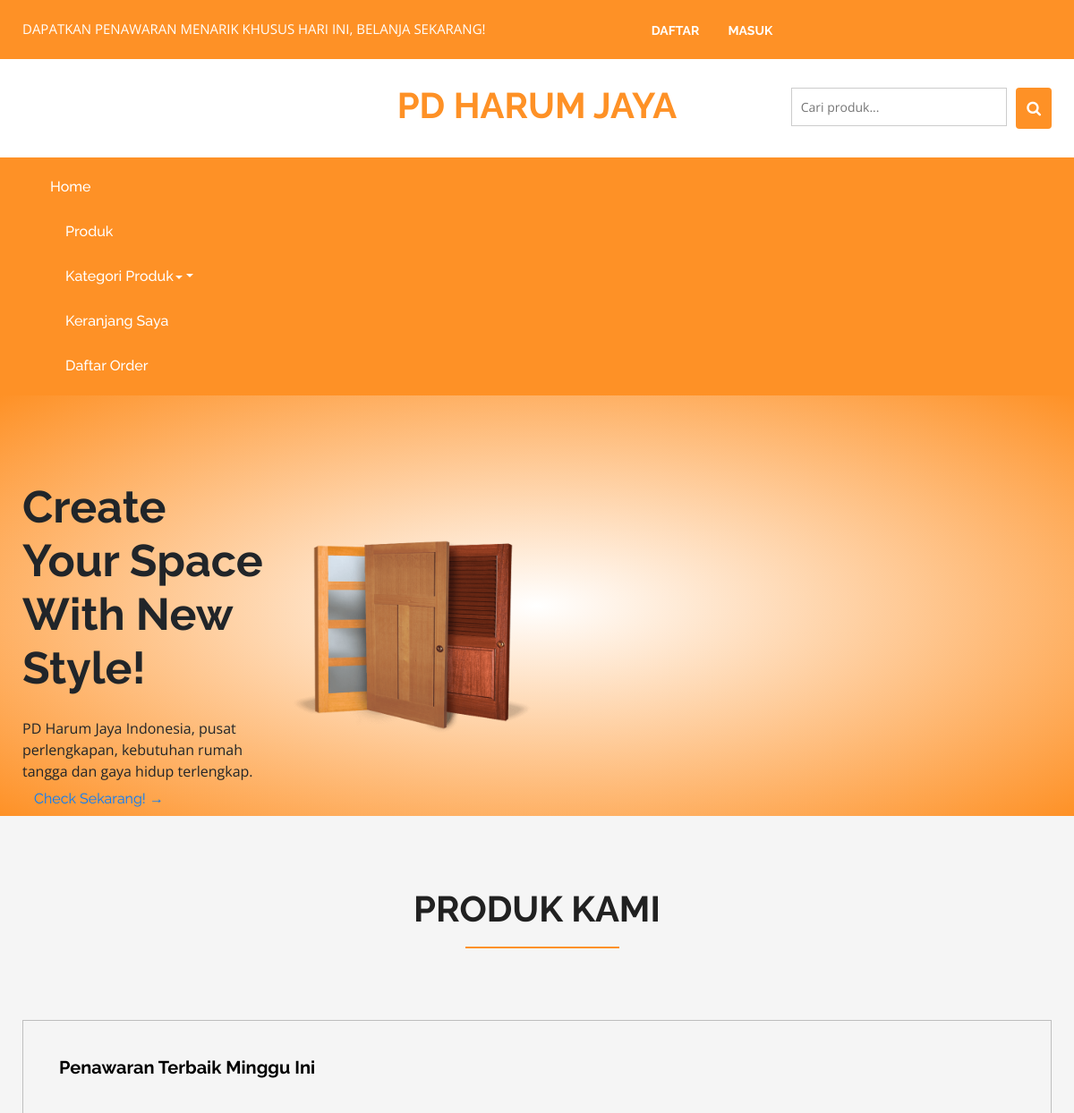
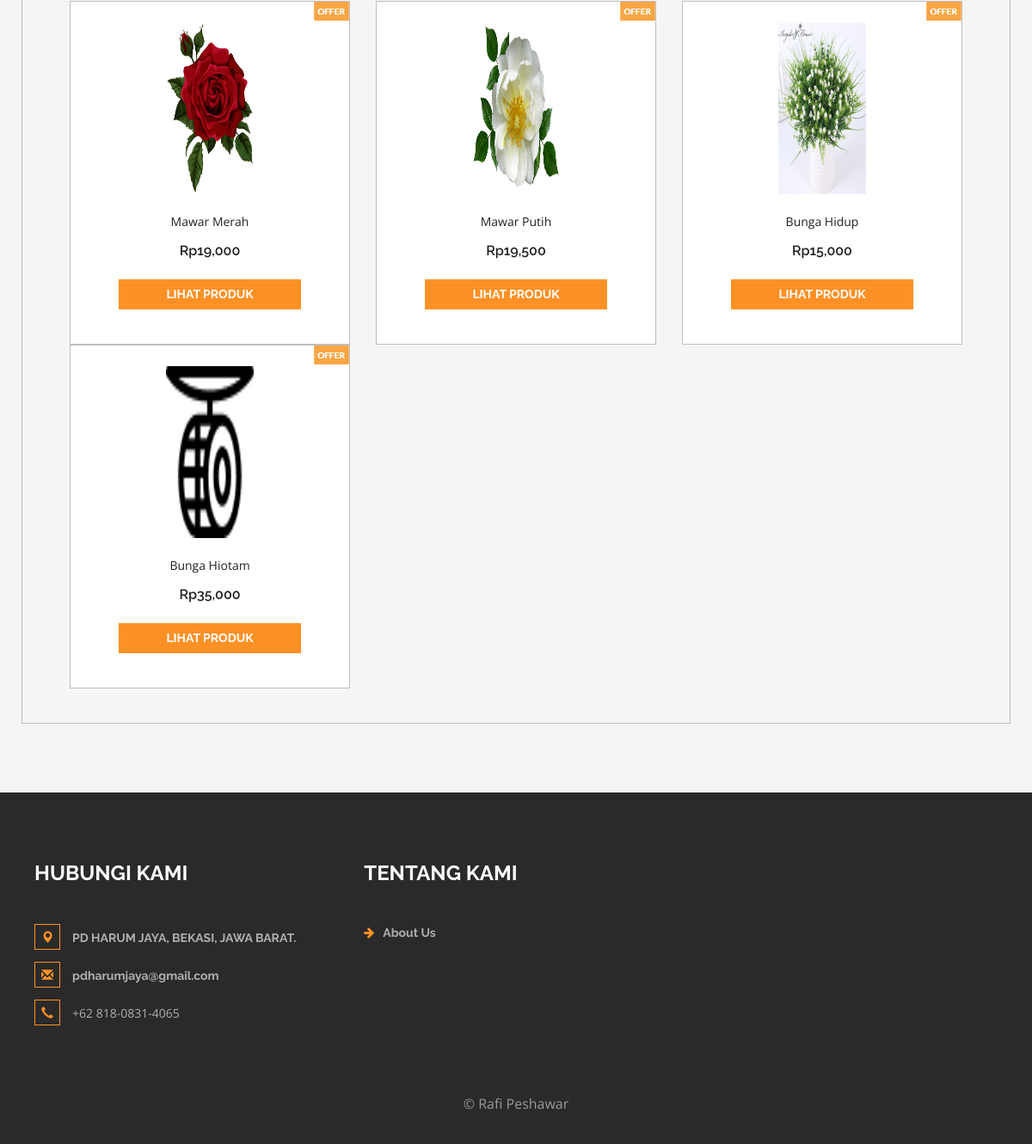
The page / on the database its author committed (2 pictures, top to bottom).
### tables this page shows
CREATE TABLE `produk` (
  `idproduk` int(11) NOT NULL,
  `idkategori` int(11) NOT NULL,
  `namaproduk` varchar(30) NOT NULL,
  `gambar` varchar(100) NOT NULL,
  `deskripsi` varchar(200) NOT NULL,
  `hargaafter` int(11) NOT NULL,
  `tgldibuat` timestamp NOT NULL DEFAULT current_timestamp()
);

### index.php (the view, shortened to what this page needs)
<?php
include 'dbconnect.php';
?>
<!DOCTYPE html>
<html>
<head>
	<link href="css/bootstrap.css" rel="stylesheet" type="text/css" media="all" />
	<link href="vendor/bootstrap/css/bootstrap.min.css" rel="stylesheet">
	<link href="css/style.css" rel="stylesheet" type="text/css" media="all" />
	<link href="css/font-awesome.css" rel="stylesheet">
</head>
<body>
	<div class="agileits_header">
		<div class="container">
			<div class="w3l_offers">
				<p>DAPATKAN PENAWARAN MENARIK KHUSUS HARI INI, BELANJA SEKARANG!</p>
			</div>
			<div class="agile-login">
				<ul>
					<?php
					if (!isset($_SESSION['log'])) {
						echo '
					<li><a href="registered.php">DAFTAR</a></li>
					<li><a href="login.php">MASUK</a></li>
					';
					}
					?>
				</ul>
			</div>
			<div class="clearfix"> </div>
		</div>
	</div>
	<div class="logo_products">
		<div class="container">
			<div class="w3ls_logo_products_left">
				<h1><a href="index.php">PD HARUM JAYA</a></h1>
			</div>
			<div class="w3l_search">
				<form action="search.php" method="post">
					<input type="search" name="Search" placeholder="Cari produk...">
					<button type="submit" class="btn btn-default search" aria-label="Left Align">
						<i class="fa fa-search" aria-hidden="true"> </i>
					</button>
					<div class="clearfix"></div>
				</form>
			</div>
			<div class="clearfix"> </div>
		</div>
	</div>
	<div class="navigation-agileits">
		<div class="container">
			<nav class="navbar navbar-default">
				<div class="collapse navbar-collapse" id="bs-megadropdown-tabs">
					<ul class="nav navbar-nav">
						<li class="active"><a href="index.php" class="act">Home</a></li>
						<li class="scroll-to-section"><a href="#produk">Produk</a></li>
						<li class="dropdown">
							<a href="#" class="dropdown-toggle" data-toggle="dropdown">Kategori Produk<b class="caret"></b></a>
						</li>
						<li><a href="cart.php">Keranjang Saya</a></li>
						<li><a href="daftarorder.php">Daftar Order</a></li>
					</ul>
				</div>
			</nav>
		</div>
	</div>
	<div class="header">
		<div class="container">
			<div class="row">
				<div class="col-2">
					<h1>Create Your Space<br>With New Style!</h1>
					<p>PD Harum Jaya Indonesia, pusat perlengkapan, kebutuhan rumah tangga dan gaya hidup terlengkap.</p>
					<a href="#produk" class="btn">Check Sekarang! &#8594;</a>
				</div>
				<div class="col-2">
					<img src="images/header.png">
				</div>
			</div>
		</div>
	</div>
	<div class="top-brands" id="produk">
		<div class="container">
			<h2>Produk Kami</h2>
			<div class="grid_3 grid_5">
				<div class="bs-example bs-example-tabs" role="tabpanel" data-example-id="togglable-tabs">
					<div id="myTabContent" class="tab-content">
						<div role="tabpanel" class="tab-pane fade in active" id="expeditions" aria-labelledby="expeditions-tab">
							<div class="agile-tp">
								<h5>Penawaran Terbaik Minggu Ini
								</h5>
							</div>
							<div class="agile_top_brands_grids">
								<?php
								$brgs = mysqli_query($conn, "SELECT * from produk order by idproduk ASC");
								while ($p = mysqli_fetch_array($brgs)) {
								?>
									<div class="col-md-4 top_brand_left">
										<div class="hover14 column">
											<div class="agile_top_brand_left_grid">
												<div class="agile_top_brand_left_grid_pos">
													<img src="images/offer.png" alt=" " class="img-responsive" />
												</div>
												<div class="agile_top_brand_left_grid1">
													<figure>
														<div class="snipcart-item block">
															<div class="snipcart-thumb">
																<a href="product.php?idproduk=<?php echo $p['idproduk'] ?>"><img title=" " alt=" " src="<?php echo $p['gambar'] ?>" width="102px" height="200px" /></a>
																<p><?php echo $p['namaproduk'] ?></p>
																<h4>Rp<?php echo number_format($p['hargaafter']) ?></h4>
															</div>
															<div class="snipcart-details top_brand_home_details">
																<fieldset>
																	<a href="product.php?idproduk=<?php echo $p['idproduk'] ?>"><input type="submit" class="button" value="Lihat Produk" /></a>
																</fieldset>
															</div>
														</div>
													</figure>
												</div>
											</div>
										</div>
									</div>
								<?php
								}
								?>
								<div class="clearfix"> </div>
							</div>
						</div>
					</div>
				</div>
			</div>
		</div>
	</div>
	<div class="footer">
		<div class="container">
			<div class="w3_footer_grids">
				<div class="col-md-4 w3_footer_grid">
					<h3>Hubungi Kami</h3>
					<ul class="address">
						<li><i class="glyphicon glyphicon-map-marker" aria-hidden="true"></i><a href="https://maps.app.goo.gl/FTiffiYpgGNQshBo8">PD HARUM JAYA, BEKASI, JAWA BARAT.</a></li>
						<li><i class="glyphicon glyphicon-envelope" aria-hidden="true"></i><a href="mailto:pdharumjaya@gmail.com">pdharumjaya@gmail.com</a></li>
						<li><i class="glyphicon glyphicon-earphone" aria-hidden="true"></i>+62 818-0831-4065</li>
					</ul>
				</div>
				<div class="col-md-3 w3_footer_grid">
					<h3>Tentang Kami</h3>
					<ul class="info">
						<li><i class="fa fa-arrow-right" aria-hidden="true"></i><a href="about.php">About Us</a></li>
					</ul>
				</div>
				<div class="clearfix"> </div>
			</div>
		</div>
		<div class="footer-copy">
			<div class="container">
				<p>© Rafi Peshawar</p>
			</div>
		</div>
	</div>
	<link href="css/skdslider.css" rel="stylesheet">
</body>
</html>

### rows shown on the page
produk: gambar (picture), namaproduk "Mawar Merah", hargaafter "19,000"
produk: gambar (picture), namaproduk "Mawar Putih", hargaafter "19,500"
produk: gambar (picture), namaproduk "Bunga Hidup", hargaafter "15,000"
produk: gambar (picture), namaproduk "Bunga Hiotam", hargaafter "35,000"
